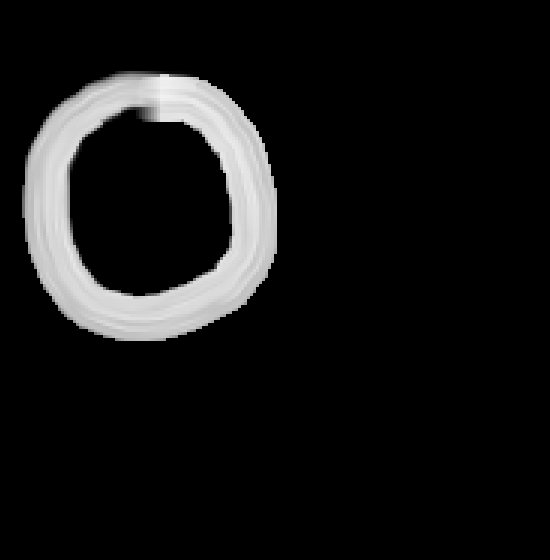
#> input picture captured_images/0/0.png, 550 x 560 px; its folder holds only this picture in this run
$ jupyter execute --allow-errors main.ipynb   (shell and % lines are left out)
#> lines starting #> are read from the running program, lines starting #| are printed output that depends on the picture
[cell 1]
import pyscreenshot as ImageGrab
import time
images_folder="captured_images/9/"

#> (the rest of this cell did not finish here and is left out)

[cell 2]
#Generate dataset
import cv2
import csv
import glob

header  =["label"]
for i in range(0,784):
   header.append("pixel"+str(i))
with open('dataset.csv', 'a') as f:
   writer = csv.writer(f)
   writer.writerow(header)

for label in range(10):
   dirList = glob.glob("captured_images/"+str(label)+"/*.png")

   for img_path in dirList:
       im= cv2.imread(img_path)
#> im is the input picture: shape (560, 550, 3); min 0, max 242, mean 21.2
       im_gray = cv2.cvtColor(im,cv2.COLOR_BGR2GRAY)
       im_gray = cv2.GaussianBlur(im_gray,(15,15), 0)
       roi= cv2.resize(im_gray,(28,28), interpolation=cv2.INTER_AREA)
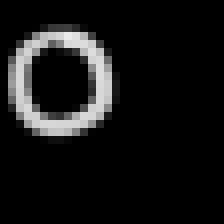
#> roi: shape (28, 28) (shown 8 times larger); min 0, max 233, mean 21.2

       data=[]
       data.append(label)
       rows, cols = roi.shape
#> rows = 28; cols = 28

       ## Add pixel one by one into data array
       for i in range(rows):
           for j in range(cols):
               k =roi[i,j]
               if k>100:
                   k=1
               else:
                   k=0
               data.append(k)
#> after the loop, data = 785 values, max 1 at index 117, min 0 at index 0, mean 0.102
       with open('dataset.csv', 'a') as f:
           writer = csv.writer(f)
           writer.writerow(data)

#load the dataset
import pandas as pd
from sklearn.utils import shuffle
data  =pd.read_csv('dataset.csv')
data=shuffle(data)
data
